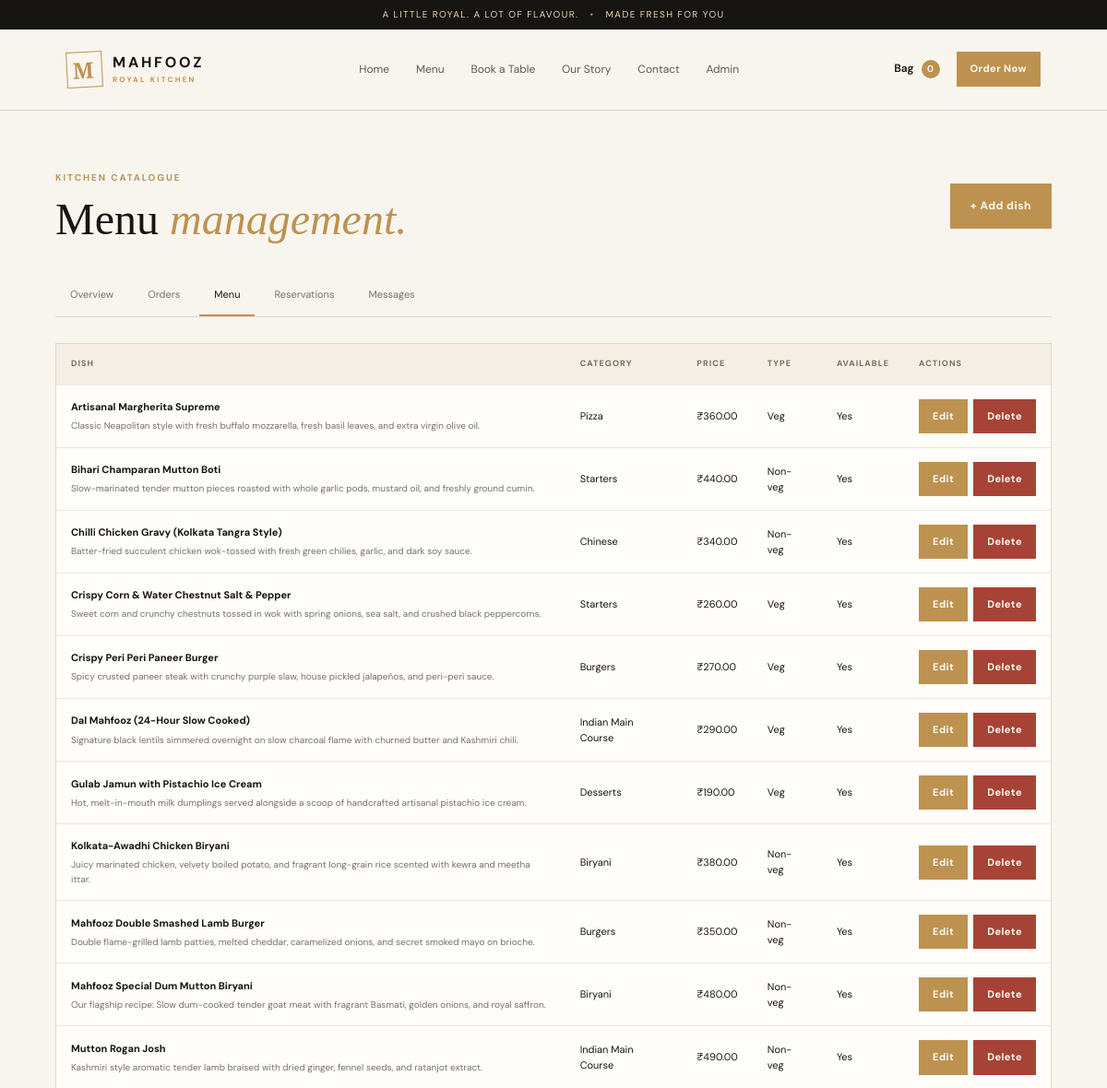
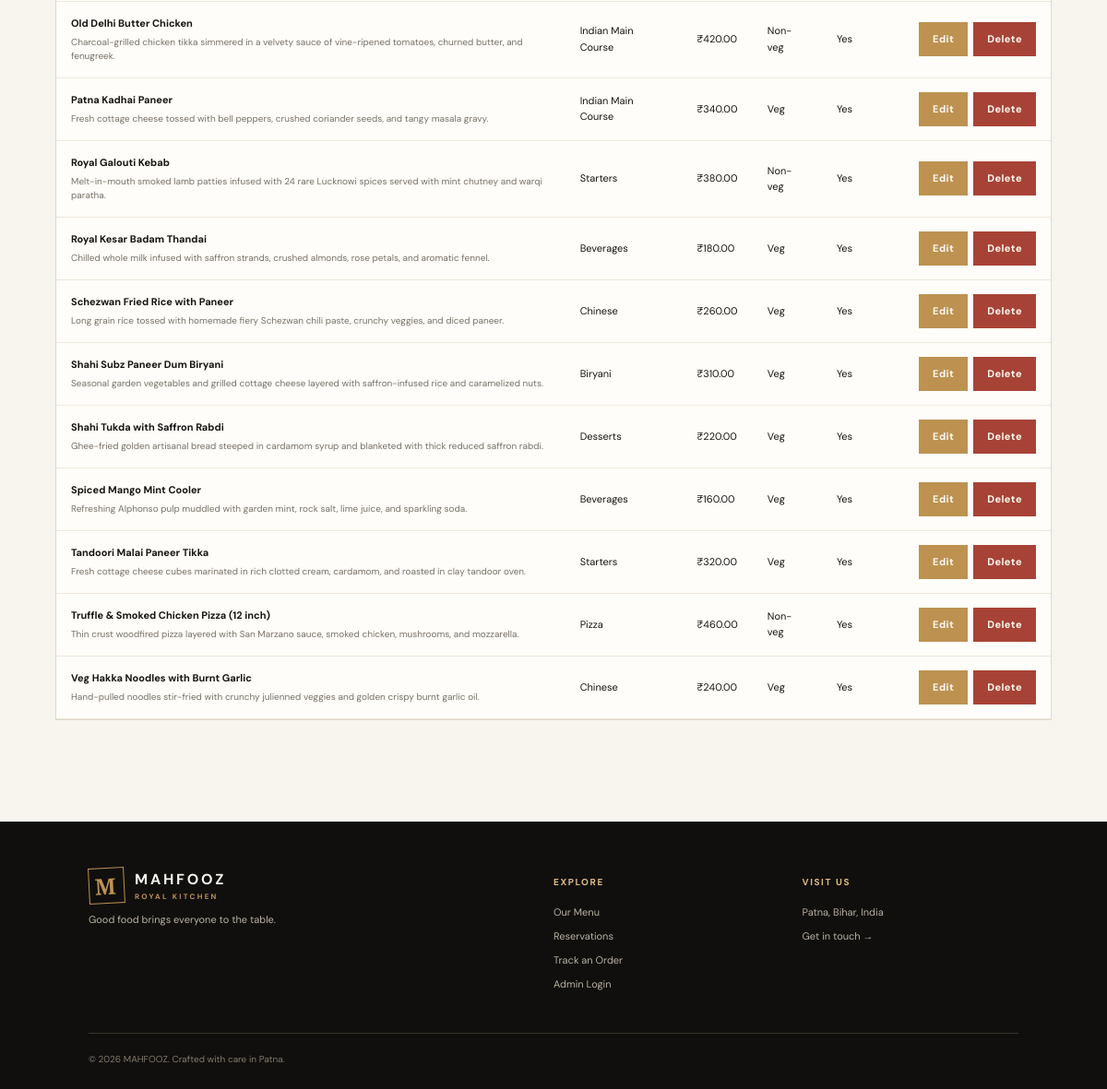
The app's page /admin/menu (signed in) with its own data (2 pictures, top to bottom).
### models/__init__.py (models this page shows)
class FoodItem(db.Model):
    __tablename__ = 'food_items'
    id = db.Column(db.Integer, primary_key=True)
    category_id = db.Column(db.Integer, db.ForeignKey('categories.id'), nullable=False)
    name = db.Column(db.String(150), nullable=False)
    description = db.Column(db.Text)
    price = db.Column(db.Float, nullable=False)
    is_veg = db.Column(db.Boolean, default=True, nullable=False)
    image_url = db.Column(db.String(500), default='')
    is_available = db.Column(db.Boolean, default=True)
    is_featured = db.Column(db.Boolean, default=False)
    rating = db.Column(db.Float, default=4.5)
    preparation_time = db.Column(db.String(50), default='20-30 min')
    created_at = db.Column(db.DateTime, default=datetime.utcnow)
    updated_at = db.Column(db.DateTime, default=datetime.utcnow, onupdate=datetime.utcnow)

class Category(db.Model):
    __tablename__ = 'categories'
    id = db.Column(db.Integer, primary_key=True)
    name = db.Column(db.String(100), nullable=False)
    slug = db.Column(db.String(100), unique=True, nullable=False)
    description = db.Column(db.Text)
    image_url = db.Column(db.String(500))
    display_order = db.Column(db.Integer, default=0)
    is_active = db.Column(db.Boolean, default=True)
    created_at = db.Column(db.DateTime, default=datetime.utcnow)
    items = db.relationship('FoodItem', backref='category', lazy=True, cascade='all, delete-orphan')

### app.py (the view)
@app.get('/admin/menu')
@admin_required
def admin_menu(): return render_template('admin/menu.html', items=FoodItem.query.order_by(FoodItem.name).all(), categories=Category.query.order_by(Category.display_order).all())

### app.py (called while the page is built)
@app.before_request
def normalize_path():
    path = request.path
    if len(path) > 1 and path.endswith('/'):
        return redirect(path.rstrip('/') + (('?' + request.query_string.decode()) if request.query_string else ''), code=308)
    lowered = path.lower()
    aliases = {'/login': '/admin/login', '/admin.html': '/admin', '/dashboard': '/admin', '/admin/index': '/admin', '/admin/login.html': '/admin/login'}
    if lowered in aliases:
        return redirect(aliases[lowered], code=301)
    if lowered != path and lowered.startswith('/admin'):
        return redirect(lowered, code=301)

@app.context_processor
def inject_globals():
    return {'restaurant_name': 'MAHFOOZ', 'restaurant_address': app.config.get('RESTAURANT_ADDRESS'),
            'restaurant_phone': app.config.get('RESTAURANT_PHONE'), 'current_year': datetime.now().year}

def admin_required(fn):
    @wraps(fn)
    def wrapper(*args, **kwargs):
        if not session.get('admin_id'):
            flash('Please log in to access the dashboard.', 'warning')
            return redirect(url_for('admin_login', next=request.path))
        return fn(*args, **kwargs)
    return wrapper

### templates/admin/menu.html
{% extends 'base.html' %}{% block title %}Manage Menu | MAHFOOZ{% endblock %}{% block content %}<section class="admin-page"><div class="admin-head"><div><p class="eyebrow">KITCHEN CATALOGUE</p><h1>Menu <em>management.</em></h1></div><a class="btn" href="{{ url_for('admin_item_form') }}">+ Add dish</a></div><div class="admin-nav"><a href="{{ url_for('admin_dashboard') }}">Overview</a><a href="{{ url_for('admin_orders') }}">Orders</a><a class="active" href="{{ url_for('admin_menu') }}">Menu</a><a href="{{ url_for('admin_reservations') }}">Reservations</a><a href="{{ url_for('admin_messages') }}">Messages</a></div><div class="admin-panel table-panel"><div class="table-scroll"><table><thead><tr><th>Dish</th><th>Category</th><th>Price</th><th>Type</th><th>Available</th><th>Actions</th></tr></thead><tbody>{% for i in items %}<tr><td><strong>{{ i.name }}</strong><small>{{ i.description or '' }}</small></td><td>{{ i.category.name if i.category else '—' }}</td><td>₹{{ '%.2f'|format(i.price) }}</td><td>{{ 'Veg' if i.is_veg else 'Non-veg' }}</td><td>{{ 'Yes' if i.is_available else 'No' }}</td><td><div class="action-group"><a class="btn btn-small" href="{{ url_for('admin_item_form',item_id=i.id) }}">Edit</a><form method="post" action="{{ url_for('admin_item_delete',item_id=i.id) }}" onsubmit="return confirm('Delete this dish?')"><button class="btn btn-small btn-danger">Delete</button></form></div></td></tr>{% else %}<tr><td colspan="6">No dishes yet. Add the first one.</td></tr>{% endfor %}</tbody></table></div></div></section>{% endblock %}

### templates/base.html (shortened to what this page needs)
<!doctype html><html lang="en"><head><link rel="stylesheet" href="{{ url_for('static',filename='css/style.css') }}"></head><body><div class="topline">A little royal. A lot of flavour. <span>•</span> Made fresh for you</div><header class="nav-wrap"><a class="brand" href="{{ url_for('index') }}"><span class="brand-mark">M</span><span>MAHFOOZ<small>ROYAL KITCHEN</small></span></a><nav><a href="{{ url_for('index') }}">Home</a><a href="{{ url_for('menu') }}">Menu</a><a href="{{ url_for('book_table') }}">Book a Table</a><a href="{{ url_for('about') }}">Our Story</a><a href="{{ url_for('contact') }}">Contact</a><a href="/admin/login">Admin</a></nav><div class="nav-actions"><a class="cart-link" href="{{ url_for('checkout') }}">Bag <span id="cart-count">0</span></a><a class="btn btn-small" href="{{ url_for('menu') }}">Order Now</a></div></header><main>{% block content %}{% endblock %}</main><footer class="footer"><div><a class="brand" href="{{ url_for('index') }}"><span class="brand-mark">M</span><span>MAHFOOZ<small>ROYAL KITCHEN</small></span></a><p>Good food brings everyone to the table.</p></div><div><h4>Explore</h4><a href="{{ url_for('menu') }}">Our Menu</a><a href="{{ url_for('book_table') }}">Reservations</a><a href="{{ url_for('track_order') }}">Track an Order</a><a href="/admin/login">Admin Login</a></div><div><h4>Visit Us</h4><p>{{ restaurant_address }}</p><a href="{{ url_for('contact') }}">Get in touch →</a></div><div class="copyright">© {{ current_year }} MAHFOOZ. Crafted with care in Patna.</div></footer></body></html>

### static/css/style.css (style rules this page uses)
:root { --ink:#171512;--paper:#f8f5ef;--cream:#eee8dc;--gold:#bd9251;--gold2:#e0bd7d;--muted:#777168;--line:#ded7ca;--white:#fff;--green:#397451;--red:#a33c32;--serif:'Playfair Display',Georgia,serif;--sans:'DM Sans',Arial,sans-serif }
* { box-sizing:border-box }
html { scroll-behavior:smooth }
body { margin:0;background:var(--paper);color:var(--ink);font-family:var(--sans);line-height:1.55 }
a { color:inherit;text-decoration:none }
button,input,textarea,select { font:inherit }
button,a { touch-action:manipulation }
.topline { background:var(--ink);color:#e9d7b8;text-align:center;padding:8px 12px;font-size:10px;letter-spacing:.14em;text-transform:uppercase }
.topline span { color:var(--gold);padding:0 8px }
.nav-wrap { height:88px;padding:0 clamp(20px,6vw,90px);display:flex;align-items:center;justify-content:space-between;gap:28px;border-bottom:1px solid var(--line);background:rgba(248,245,239,.97);position:sticky;top:0;z-index:20 }
.brand { display:inline-flex;align-items:center;gap:11px;font-size:16px;font-weight:700;letter-spacing:.17em;line-height:1.2 }
.brand small { display:block;font-size:8px;letter-spacing:.28em;color:var(--gold);margin-top:5px }
.brand-mark { display:grid;place-items:center;width:39px;height:39px;border:1px solid var(--gold);color:var(--gold);font:600 24px var(--serif);transform:rotate(-3deg) }
nav { display:flex;gap:clamp(14px,2.4vw,34px);align-items:center }
nav a { font-size:12px;color:#5d574f;transition:color .2s }
.nav-actions { display:flex;align-items:center;gap:18px }
.cart-link { font-size:12px;font-weight:600 }
.cart-link span { display:inline-grid;place-items:center;background:var(--gold);color:white;border-radius:50%;width:20px;height:20px;margin-left:5px;font-size:10px }
.btn { border:1px solid var(--gold);background:var(--gold);color:#fffaf2;display:inline-flex;justify-content:center;align-items:center;gap:18px;padding:14px 21px;font-size:12px;font-weight:700;letter-spacing:.04em;cursor:pointer;transition:transform .2s,background .2s;min-height:46px }
.btn-small { min-height:36px;padding:9px 14px;font-size:11px }
.eyebrow,.section-label { font-size:10px;letter-spacing:.19em;font-weight:700;color:var(--gold);text-transform:uppercase }
.hero h1 em,.section h2 em,.page-hero h1 em,.confirmation h1 em,.admin-head h1 em,.form-aside h2 em { color:var(--gold);font-weight:500 }
.footer { background:#100f0d;color:#eee4d5;padding:50px clamp(24px,8vw,120px) 25px;display:grid;grid-template-columns:2fr 1fr 1fr;gap:35px }
.footer p,.footer a:not(.brand) { font-size:11px;color:#b9b1a4;display:block;margin:9px 0 }
.footer h4 { font-size:10px;text-transform:uppercase;letter-spacing:.16em;color:var(--gold2);margin:8px 0 16px }
.footer .brand { color:var(--paper) }
.copyright { grid-column:1/-1;border-top:1px solid #37312a;padding-top:20px;color:#82796c;font-size:10px }
.admin-page { padding:55px clamp(20px,5vw,70px) 90px;min-height:65vh }
.admin-head { display:flex;justify-content:space-between;align-items:center;gap:20px;margin-bottom:25px }
.admin-head h1 { font:500 clamp(32px,4vw,48px) var(--serif);margin:8px 0 }
.admin-nav { display:flex;gap:5px;border-bottom:1px solid var(--line);margin-bottom:28px;overflow-x:auto }
.admin-nav a { padding:13px 16px;font-size:11px;color:var(--muted);white-space:nowrap;border-bottom:2px solid transparent }
.admin-nav a.active,.admin-nav a:hover { border-color:var(--gold);color:var(--ink) }
.admin-panel { background:#fffdf9;border:1px solid var(--line);padding:22px;margin-bottom:20px }
.table-panel { padding:0 }
.table-scroll { overflow:auto }
table { width:100%;border-collapse:collapse;min-width:760px }
th,td { text-align:left;padding:15px 16px;border-bottom:1px solid #eee7dc;font-size:11px;vertical-align:middle }
th { background:#f4eee4;color:#796d5c;font-size:9px;letter-spacing:.12em;text-transform:uppercase }
td strong,td small { display:block }
td small { font-size:10px;color:var(--muted);margin-top:4px }
.inline-form,.action-group { display:flex;align-items:center;gap:6px }
.btn-danger { background:#a74336;border-color:#a74336 }
.action-group form { margin:0 }

### records on screen
FoodItem: name "Artisanal Margherita Supreme", description "Classic Neapolitan style with fresh buffalo mozzarella, fresh basil leaves, and extra virgin olive oil.", category "Pizza", price "360.00", is_veg "Veg", is_available "Yes"
FoodItem: name "Bihari Champaran Mutton Boti", description "Slow-marinated tender mutton pieces roasted with whole garlic pods, mustard oil, and freshly ground cumin.", category "Starters", price "440.00", is_veg "Non-veg", is_available "Yes"
FoodItem: name "Chilli Chicken Gravy (Kolkata Tangra Style)", description "Batter-fried succulent chicken wok-tossed with fresh green chilies, garlic, and dark soy sauce.", category "Chinese", price "340.00", is_veg "Non-veg", is_available "Yes"
FoodItem: name "Crispy Corn & Water Chestnut Salt & Pepper", description "Sweet corn and crunchy chestnuts tossed in wok with spring onions, sea salt, and crushed black peppercorns.", category "Starters", price "260.00", is_veg "Veg", is_available "Yes"
FoodItem: name "Crispy Peri Peri Paneer Burger", description "Spicy crusted paneer steak with crunchy purple slaw, house pickled jalapeños, and peri-peri sauce.", category "Burgers", price "270.00", is_veg "Veg", is_available "Yes"
FoodItem: name "Dal Mahfooz (24-Hour Slow Cooked)", description "Signature black lentils simmered overnight on slow charcoal flame with churned butter and Kashmiri chili.", category "Indian Main Course", price "290.00", is_veg "Veg", is_available "Yes"
FoodItem: name "Gulab Jamun with Pistachio Ice Cream", description "Hot, melt-in-mouth milk dumplings served alongside a scoop of handcrafted artisanal pistachio ice cream.", category "Desserts", price "190.00", is_veg "Veg", is_available "Yes"
FoodItem: name "Kolkata-Awadhi Chicken Biryani", description "Juicy marinated chicken, velvety boiled potato, and fragrant long-grain rice scented with kewra and meetha ittar.", category "Biryani", price "380.00", is_veg "Non-veg", is_available "Yes"
FoodItem: name "Mahfooz Double Smashed Lamb Burger", description "Double flame-grilled lamb patties, melted cheddar, caramelized onions, and secret smoked mayo on brioche.", category "Burgers", price "350.00", is_veg "Non-veg", is_available "Yes"
FoodItem: name "Mahfooz Special Dum Mutton Biryani", description "Our flagship recipe: Slow dum-cooked tender goat meat with fragrant Basmati, golden onions, and royal saffron.", category "Biryani", price "480.00", is_veg "Non-veg", is_available "Yes"
FoodItem: name "Mutton Rogan Josh", description "Kashmiri style aromatic tender lamb braised with dried ginger, fennel seeds, and ratanjot extract.", category "Indian Main Course", price "490.00", is_veg "Non-veg", is_available "Yes"
FoodItem: name "Old Delhi Butter Chicken", description "Charcoal-grilled chicken tikka simmered in a velvety sauce of vine-ripened tomatoes, churned butter, and fenugreek.", category "Indian Main Course", price "420.00", is_veg "Non-veg", is_available "Yes"
FoodItem: name "Patna Kadhai Paneer", description "Fresh cottage cheese tossed with bell peppers, crushed coriander seeds, and tangy masala gravy.", category "Indian Main Course", price "340.00", is_veg "Veg", is_available "Yes"
FoodItem: name "Royal Galouti Kebab", description "Melt-in-mouth smoked lamb patties infused with 24 rare Lucknowi spices served with mint chutney and warqi paratha.", category "Starters", price "380.00", is_veg "Non-veg", is_available "Yes"
FoodItem: name "Royal Kesar Badam Thandai", description "Chilled whole milk infused with saffron strands, crushed almonds, rose petals, and aromatic fennel.", category "Beverages", price "180.00", is_veg "Veg", is_available "Yes"
FoodItem: name "Schezwan Fried Rice with Paneer", description "Long grain rice tossed with homemade fiery Schezwan chili paste, crunchy veggies, and diced paneer.", category "Chinese", price "260.00", is_veg "Veg", is_available "Yes"
FoodItem: name "Shahi Subz Paneer Dum Biryani", description "Seasonal garden vegetables and grilled cottage cheese layered with saffron-infused rice and caramelized nuts.", category "Biryani", price "310.00", is_veg "Veg", is_available "Yes"
FoodItem: name "Shahi Tukda with Saffron Rabdi", description "Ghee-fried golden artisanal bread steeped in cardamom syrup and blanketed with thick reduced saffron rabdi.", category "Desserts", price "220.00", is_veg "Veg", is_available "Yes"
FoodItem: name "Spiced Mango Mint Cooler", description "Refreshing Alphonso pulp muddled with garden mint, rock salt, lime juice, and sparkling soda.", category "Beverages", price "160.00", is_veg "Veg", is_available "Yes"
FoodItem: name "Tandoori Malai Paneer Tikka", description "Fresh cottage cheese cubes marinated in rich clotted cream, cardamom, and roasted in clay tandoor oven.", category "Starters", price "320.00", is_veg "Veg", is_available "Yes"
FoodItem: name "Truffle & Smoked Chicken Pizza (12 inch)", description "Thin crust woodfired pizza layered with San Marzano sauce, smoked chicken, mushrooms, and mozzarella.", category "Pizza", price "460.00", is_veg "Non-veg", is_available "Yes"
FoodItem: name "Veg Hakka Noodles with Burnt Garlic", description "Hand-pulled noodles stir-fried with crunchy julienned veggies and golden crispy burnt garlic oil.", category "Chinese", price "240.00", is_veg "Veg", is_available "Yes"

### other values on screen
{{ restaurant_address }} "Patna, Bihar, India"
